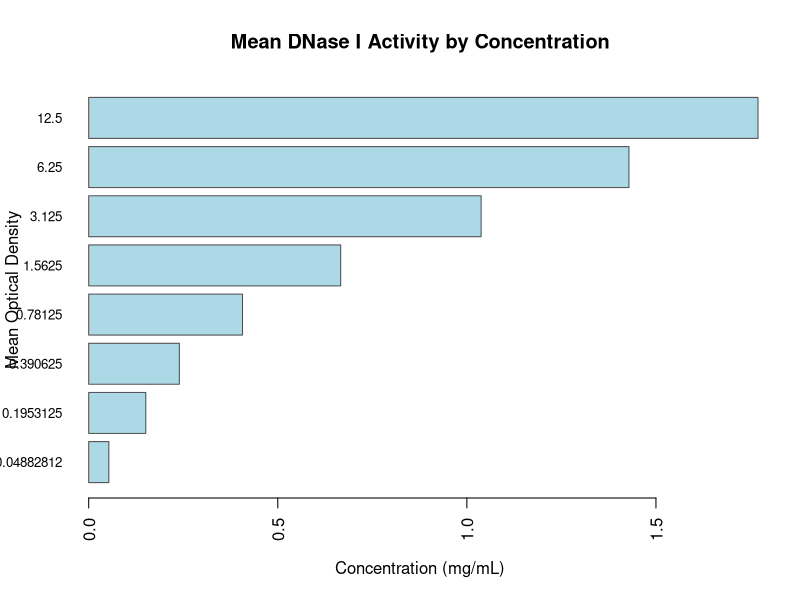
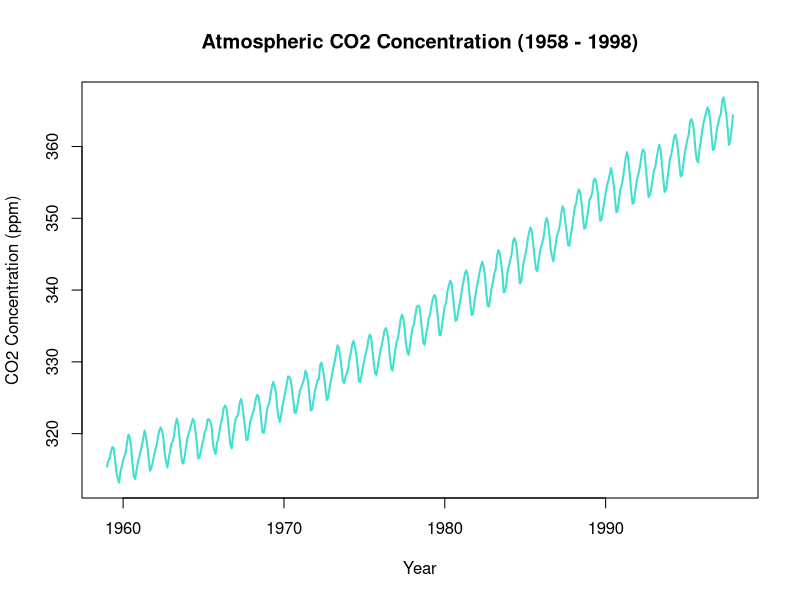
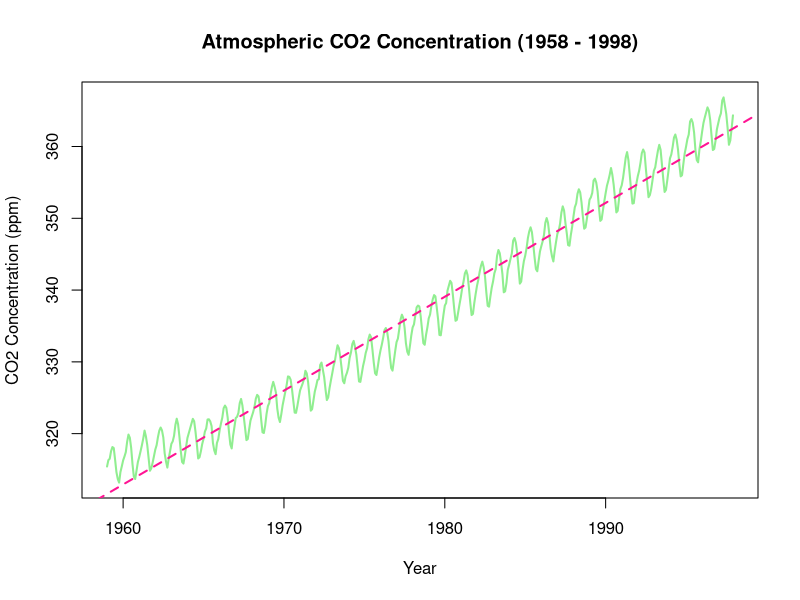

Source code (R) for these figures, in order:
data("DNase")
head(DNase, 3)
mean_density <- aggregate(density ~ conc, data = DNase, FUN = mean)
barplot(
  height = mean_density$density,
  names.arg = mean_density$conc,
  col = "lightblue",
  border = "gray30",
  main = "Mean DNase I Activity by Concentration",
  xlab = "Concentration (mg/mL)",
  ylab = "Mean Optical Density",
  las = 2,
  cex.names = 0.8,
  horiz = TRUE
)

data("co2")
head(co2, 3)
plot(
  co2 ~ time(co2),
  type = "l",
  col = "turquoise",
  lwd = 2,
  xlab = "Year",
  ylab = "CO2 Concentration (ppm)",
  main = "Atmospheric CO2 Concentration (1958 - 1998)"
)

co2_data <- data.frame(
  time = as.numeric(time(co2)),
  co2 = as.numeric(co2)
)

spearman_result <- cor.test(
  co2_data$time,
  co2_data$co2,
  method = "spearman",
  exact = FALSE
)

spearman_result

shapiro.test(co2_data$co2)

plot(
  co2 ~ time(co2),
  type = "l",
  col = "lightgreen",
  lwd = 2,
  xlab = "Year",
  ylab = "CO2 Concentration (ppm)",
  main = "Atmospheric CO2 Concentration (1958 - 1998)"
)

abline(lm(co2_data$co2 ~ co2_data$time), col = "deeppink", lwd = 2, lty = 2)
